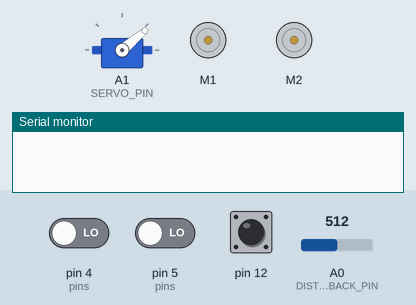
Simulated run of this sketch. Board: Arduino Uno, built with avr-gcc and run on an emulated ATmega328P. Shown: servo, 2 × DC motor (green arrow = forward, orange = backward, longer = faster), the last lines printed to the serial monitor. Inputs (shaded band) come from the test bench; at power-on: pin 12 HIGH, pin 4 (pins) LOW, pin 5 (pins) LOW, A0 (DISTANCE_SENSOR_BACK_PIN) = 512.

Above: at 0.8 s.
0.9 s: pin 12 pulled LOW for 0.15 s
4.0 s: pin 4 (pins) driven HIGH
At 6.1 s:
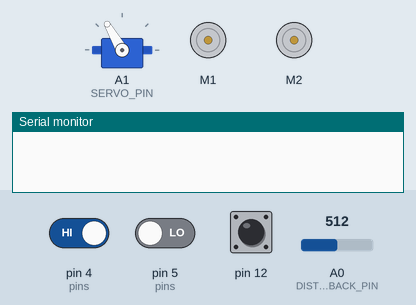
7.0 s: pin 5 (pins) driven HIGH
At 8.25 s:
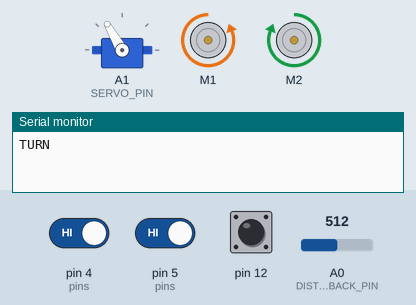
10.0 s: pin 4 (pins) driven LOW
At 10.36 s:
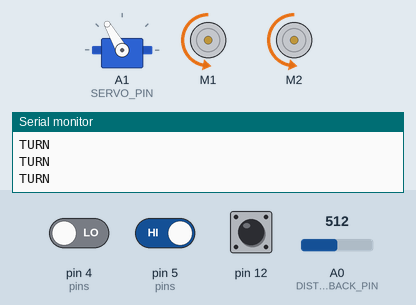
Timing chart, 0 to 14.0 s (numbered marks = the images above; inputs shaded):
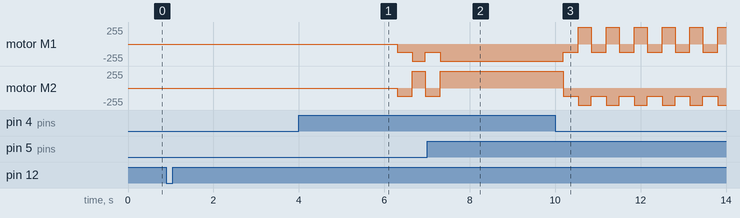

Measured:
- after the input at 0.9 s, every drawn part: stays the same
- after the input at 7.0 s, motor M1: goes on until 7.3 s, then stays backward 255/255; motor M2: goes on until 7.3 s, then stays forward 255/255
- after the input at 10.0 s, motor M1: alternates forward 255/255 for 0.30 s and backward 127/255 for 0.35 s, starting after 0.19 s; motor M2: alternates backward 255/255 for 0.30 s and backward 127/255 for 0.35 s, starting after 0.19 s

The sketch:

program.ino
```cpp
// LIBRARIES ----------------------------
#include <ZumoBuzzer.h>
#include <ZumoMotors.h>
#include <Pushbutton.h>
#include <QTRSensors.h>
#include <ZumoReflectanceSensorArray.h>
#include <avr/pgmspace.h>
#include <Wire.h>
#include <LSM303.h>
#include <Servo.h>
//---------------------------------------

// SWITCH CASES -------------------------
const int case_normal = 0; // Look for opponent
const int case_turn = 1;
const int case_chase = 2; // Opponent found
const int case_boundary_detected = 3; // Robot is standing on track limit
// --------------------------------------

// MOTOR --------------------------------
//#define REVERSE_SPEED     200 // 0 is stopped, 400 is full speed
//#define TURN_SPEED        300
//#define FORWARD_SPEED     300
//#define REVERSE_DURATION  200 // ms
//#define TURN_DURATION     50 // ms

#define REVERSE_SPEED     200 // 0 is stopped, 400 is full speed
#define TURN_SPEED        400
#define FORWARD_SPEED     400
#define REVERSE_DURATION  350 // ms
#define TURN_DURATION     300u // ms
// --------------------------------------

// ZUMO ---------------------------------
#define NUM_SENSORS 2
#define QTR_THRESHOLD  1700
ZumoMotors motors;
Pushbutton button(ZUMO_BUTTON);
unsigned int sensor_values[1];
ZumoReflectanceSensorArray sensors;
//---------------------------------------

// DISTANCE -----------------------------
int DISTANCE_SENSOR_FRONT_PIN = A3;
int SIGHT_THRESHOLD_1 = 20;

int DISTANCE_SENSOR_BACK_PIN = 0;
int SIGHT_THRESHOLD_2 = 200;
//---------------------------------------

// SERVO --------------------------------
Servo SERVO;
int SERVO_PIN = A1;
// --------------------------------------

void setup()
{
  Serial.begin(9600);
  byte pins[] = {4, 5};
  sensors.init(pins, 2);
  SERVO.attach(SERVO_PIN);
  SERVO.write(40);
  delay(50);
  button.waitForButton();
  delay(5000);
  SERVO.write(120);
  delay(250);
  SERVO.detach();
  digitalWrite(SERVO_PIN, LOW);
}

void loop()
{
 if (SERVO.attached())
 {
  SERVO.detach();
 }


  int distanceSensorBackValue = analogRead(DISTANCE_SENSOR_BACK_PIN);

  sensors.read(sensor_values);

  // Get all sensor data
  int lightSensorLeftValue = sensor_values[0];
  int lightSensorRightValue = sensor_values[1];
  int opponentSensorValue = isOpponentInSight(distanceSensorBackValue);


  // Create action based on sensor data
  int action = validateSensorData(lightSensorLeftValue, lightSensorRightValue, opponentSensorValue);

  // Perform action based on sensor data
  switch (action)
  {
    case case_normal:
		normal();
		break;

    case case_turn:
    turn();
    break;

    case case_chase:
		chase();
		break;

    case case_boundary_detected:
		boundaryDetected(lightSensorLeftValue, lightSensorRightValue);
		break;
  }

}

int validateSensorData(int lightLeft, int lightRight, int opponent)
{
  if (lightLeft < QTR_THRESHOLD || lightRight < QTR_THRESHOLD)
  {
    return case_boundary_detected;
  }

  if (opponent == case_chase)
  {
    return case_chase;
  }

  if (opponent == case_turn)
  {
    return case_turn;
  }

  return case_normal;
}

void chase()
{
	motorForward();
Serial.println("CHASE");
}

void turn()
{
   motorTurnRobotAround();
  Serial.println("TURN");
}

void normal()
{

 motors.setSpeeds(400,400);
Serial.println("NORMAL");
}

void boundaryDetected(int lightLeft, int lightRight)
{
  if (lightLeft < QTR_THRESHOLD)
  {
    motorReverseTurnRight();
  }
  else if (lightRight < QTR_THRESHOLD)
  {
    motorReverseTurnLeft();
  }
}

int isOpponentInSight(int backSensor)
{
  if (backSensor > SIGHT_THRESHOLD_2)
  {
    return case_turn;
  }

   return 0;


}

void motorReverseTurnLeft()
{
    motors.setSpeeds(-REVERSE_SPEED, -REVERSE_SPEED);
    delay(REVERSE_DURATION);
    motors.setSpeeds(-TURN_SPEED, TURN_SPEED);
    delay(TURN_DURATION);
    motors.setSpeeds(FORWARD_SPEED, FORWARD_SPEED);
}

void motorReverseTurnRight()
{
	  motors.setSpeeds(-REVERSE_SPEED, -REVERSE_SPEED);
    delay(REVERSE_DURATION);
    motors.setSpeeds(TURN_SPEED, -TURN_SPEED);
    delay(TURN_DURATION);
    motors.setSpeeds(FORWARD_SPEED, FORWARD_SPEED);
}

void motorTurnRobotAround()
{
  motorStop();
  motors.setSpeeds(-400, 400);
  delay(425);
  motorStop();
}

void motorTurnLeft()
{
	motors.setSpeeds(-TURN_SPEED, TURN_SPEED);
}

void motorTurnRight()
{
	motors.setSpeeds(TURN_SPEED, -TURN_SPEED);
}

void motorReverse()
{
	motors.setSpeeds(REVERSE_SPEED, REVERSE_SPEED);
}

void motorForward()
{
	motors.setSpeeds(FORWARD_SPEED, FORWARD_SPEED);
}

void motorStop()
{
	motors.setSpeeds(0, 0);
}
```
